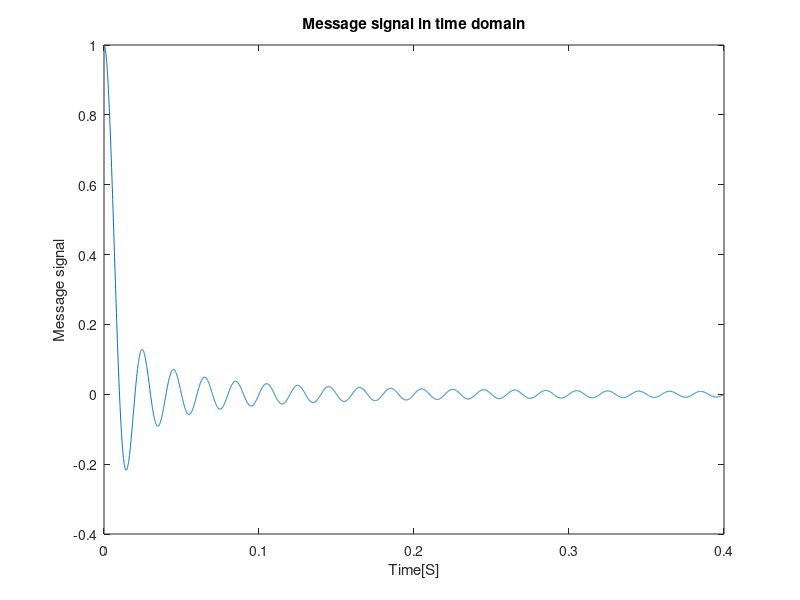
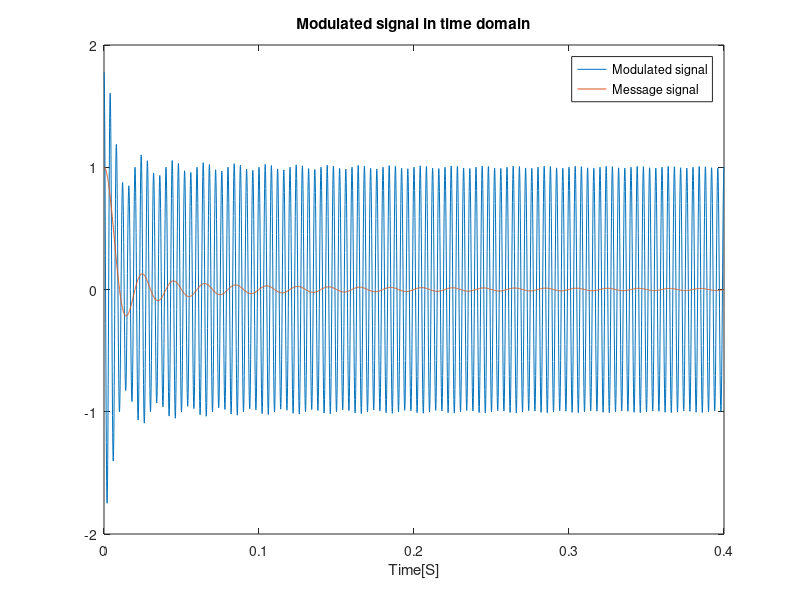

The MATLAB script that drew these images, in order: (Note: this script raises an error after producing the figures.)
% Besm Allah 
% This script simulates a conventional AM modulator, runs on carrier signal
% of mSig and a carrier with frequency of cFreq and amplitude of cAmp, with
% modulation index of mI.

close all;
clear all;

% Initializing:
cFreq = 250;
cAmp  = 1;
mI    = 0.8;

% Defining message signal:
%Setting boundary:
t0 = 0.4;
% Setting sampling interval:
sI = 10^-4;
% Setting time buffer:
tBuffer = sI:sI:t0; %Avoid generating zero in denominator, so start from sI
% Calculate message signal:
mSig = sin(100*pi*tBuffer)./(100*pi*tBuffer);
%-----------------------------------------------------------

% Plot message signal:
plot(tBuffer,mSig);
xlabel('Time[S]');
ylabel('Message signal');
title('Message signal in time domain');
hold on;

% Defining carrier signal:
cSig    = cAmp*cos(2*pi*cFreq*tBuffer);

% Calculating modulated signal:
uSig = cSig + mI*cSig.*mSig;

% Plotting time domain modulated signal
figure;
plot(tBuffer,uSig,tBuffer,mSig);
xlabel('Time[S]');
legend('Modulated signal','Message signal');
title('Modulated signal in time domain');
hold on;

% Adding frequency analysis:
figure;
plotSigSpec(mSig,1/sI,'c');
hold on;
plotSigSpec(uSig,1/sI,'r');
hold on;
plotSigSpec(cSig,1/sI,'g');
title('Frequency spectrum of message and modulated signal');
legend('Message signal','Modulated signal','Carrier signal');


